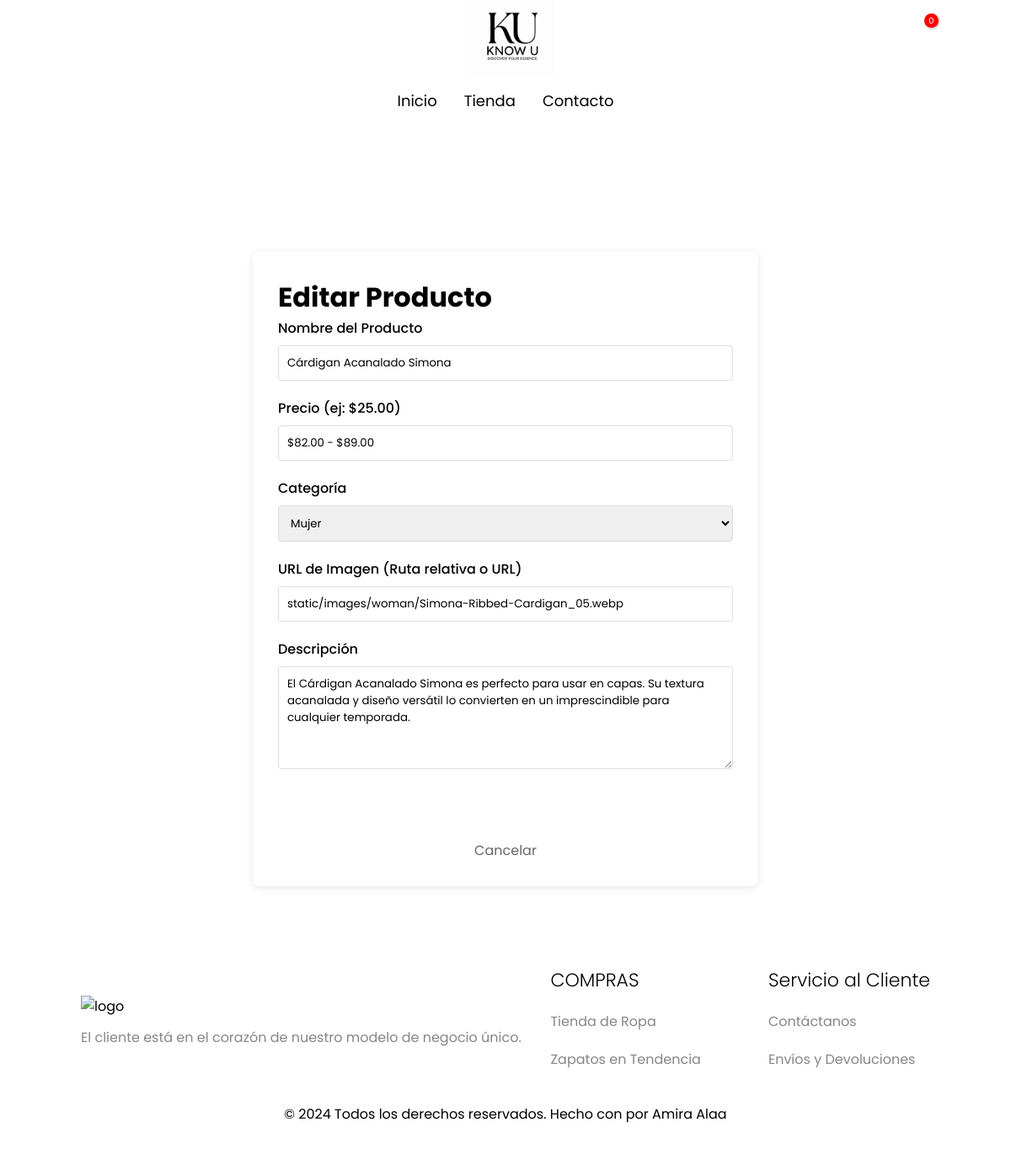
The app's page /admin/edit/8 (signed in) with its own data.
### app.py (models this page shows, shortened)
class Product(db.Model):
    id = db.Column(db.Integer, primary_key=True)
    name = db.Column(db.String(200), nullable=False)
    price = db.Column(db.String(50), nullable=False) # String para mantener formato "$225.00" del frontend actual
    category = db.Column(db.String(100))
    description = db.Column(db.Text)
    is_trending = db.Column(db.Boolean, default=False)
    images = db.relationship('ProductImage', backref='product', lazy=True)

class ProductImage(db.Model):
    id = db.Column(db.Integer, primary_key=True)
    product_id = db.Column(db.Integer, db.ForeignKey('product.id'), nullable=False)
    image_url = db.Column(db.String(300), nullable=False)

### app.py (the view, shortened to what this page needs)
@app.route('/admin/edit/<int:product_id>', methods=['GET', 'POST'])
@login_required
@admin_required
def admin_edit_product(product_id):
    product = Product.query.get_or_404(product_id)
    image_url = product.images[0].image_url if product.images else ''
    return render_template('admin_product.html', action='Editar', product=product, image_url=image_url)

### app.py (called while the page is built)
@login_manager.user_loader
def load_user(user_id):
    return User.query.get(int(user_id))

def admin_required(f):
    @wraps(f)
    def decorated_function(*args, **kwargs):
        if not current_user.is_authenticated or not current_user.is_admin:
            abort(403) # Prohibido
        return f(*args, **kwargs)
    return decorated_function

### templates/admin_product.html (shortened to what this page needs)
{% extends "base.html" %}
{% block content %}
<div class="form-container">
    <h1>{{ action }} Producto</h1>
    <form method="POST">
        <div class="form-group">
            <label>Nombre del Producto</label>
            <input type="text" name="name" value="{{ product.name if product else '' }}" required>
        </div>
        <div class="form-group">
            <label>Precio (ej: $25.00)</label>
            <input type="text" name="price" value="{{ product.price if product else '' }}" required>
        </div>
        <div class="form-group">
            <label>Categoría</label>
            <select name="category">
                <option value="Mujer" {% if product and product.category == 'Mujer' %}selected{% endif %}>Mujer</option>
            </select>
        </div>
        <div class="form-group">
            <label>URL de Imagen (Ruta relativa o URL)</label>
            <input type="text" name="image_url" value="{{ image_url }}" placeholder="static/images/..." required>
        </div>
        <div class="form-group">
            <label>Descripción</label>
            <textarea name="description" rows="5">{{ product.description if product else '' }}</textarea>
        </div>
        <button type="submit" class="btn-submit">Guardar Producto</button>
        <a href="{{ url_for('admin_dashboard') }}" style="display:block; text-align:center; margin-top:15px; color:#666;">Cancelar</a>
    </form>
</div>
{% endblock %}

### static/css/main.css (style rules this page uses)
* { margin: 0; padding: 0; box-sizing: border-box; text-decoration: none; scroll-behavior: smooth; }
body { font-family: "Poppins", sans-serif; }
a { color: inherit; text-decoration: none !important; }

### templates/admin_product.html (style rules this page uses)
.form-container { max-width: 600px; margin: 150px auto 50px; padding: 30px; background: white; border-radius: 8px; box-shadow: 0 2px 10px rgba(0,0,0,0.1); }
.form-group { margin-bottom: 20px; }
.form-group label { display: block; margin-bottom: 8px; font-weight: 500; }
.form-group input, .form-group textarea, .form-group select { width: 100%; padding: 10px; border: 1px solid #ddd; border-radius: 4px; font-family: inherit; }
.btn-submit { background-color: var(--main-color); color: white; border: none; padding: 12px 24px; border-radius: 4px; cursor: pointer; font-size: 16px; width: 100%; }

### records on screen
Product: name "Cárdigan Acanalado Simona", price "$82.00 - $89.00", category "Mujer", description "El Cárdigan Acanalado Simona es perfecto para usar en capas. Su textura acanalada y diseño versátil lo convierten en un imprescindible para cualquier temporada."
ProductImage: image_url "static/images/woman/Simona-Ribbed-Cardigan_05.webp"

### other values on screen
{{ action }} "Editar"
